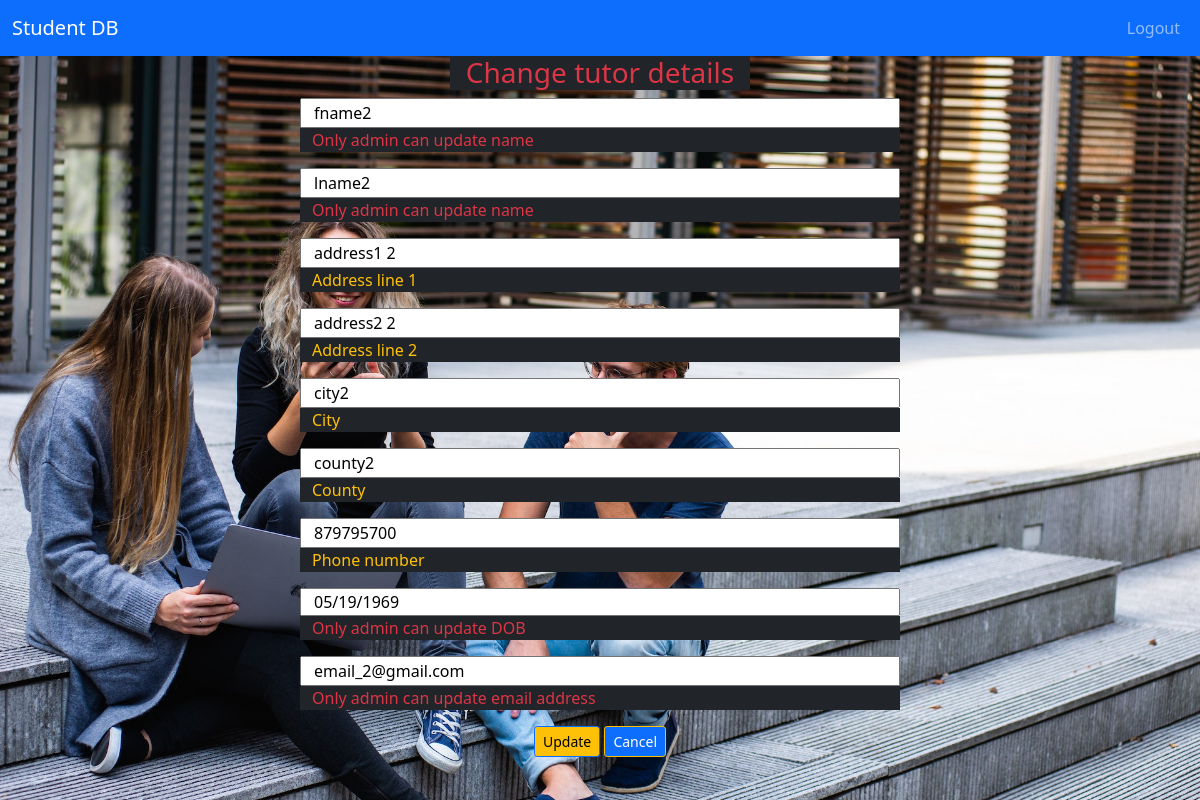
/update_tutor_profile/2 (signed in), run on an earlier commit of the app's database.
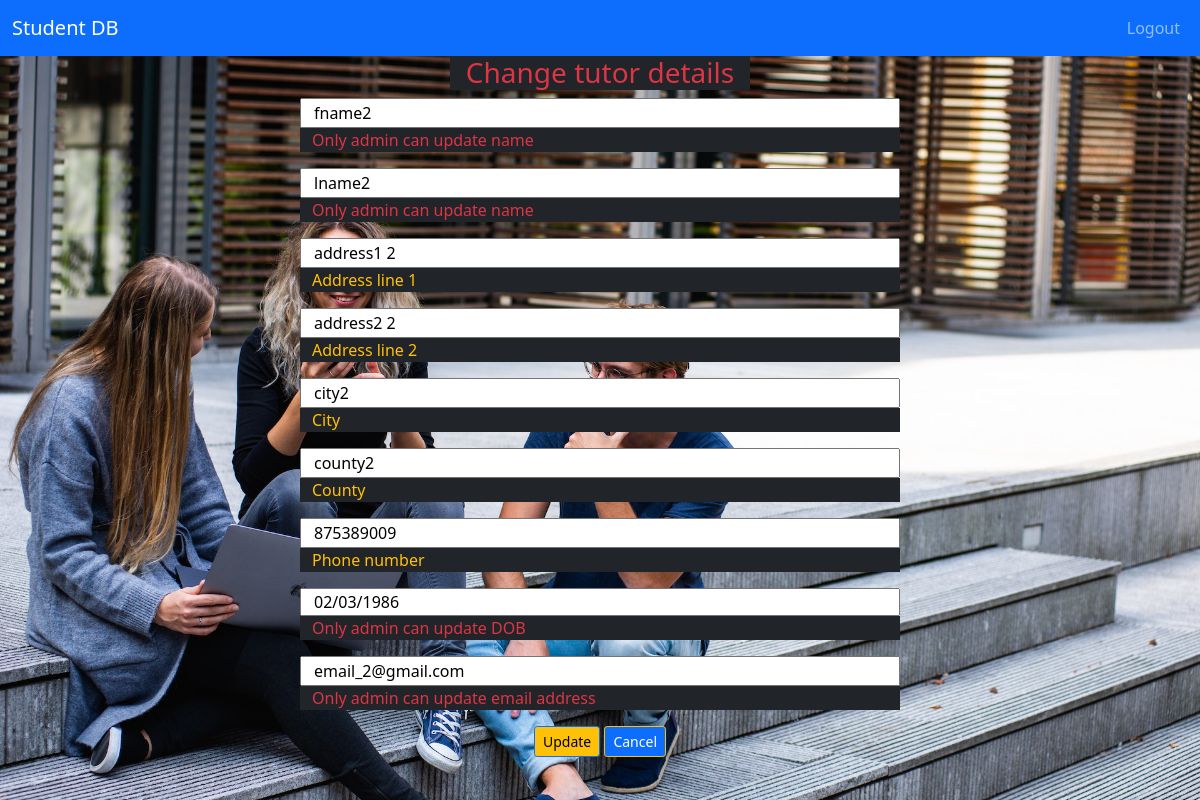
And on a later commit of the database.
### application/models.py (models this page shows, shortened)
class Tutors(db.Model):
    id = db.Column(db.Integer, primary_key=True)
    t_modules = db.relationship('Modules', cascade="all,delete", backref='tutors') # FK ref Modules
    tutor_fname = db.Column(db.String(30), nullable=False)
    tutor_lname = db.Column(db.String(30), nullable=False)
    tutor_address1 = db.Column(db.String(50), nullable=False)
    tutor_address2 = db.Column(db.String(50), nullable=False)
    tutor_city = db.Column(db.String(30), nullable=False)
    tutor_county = db.Column(db.String(30), nullable=False)
    tutor_phone = db.Column(db.String(20), nullable=False)
    tutor_DOB = db.Column(db.Date, nullable=False)
    tutor_email = db.Column(db.String(50), nullable=False)
    tutor_password_ff = db.Column(db.String(50), nullable=False)
    authority_lvl = db.Column(db.Integer, nullable=False)

### application/routes.py (the view, shortened to what this page needs)
@app.route("/update_tutor_profile/<int:tutor_id>", methods=["GET", "POST"])
def update_tutor_profile(tutor_id):
    if session['user_email']:
        form = TutorForm()
        tutor = Tutors.query.filter_by(id=tutor_id).first()
    return render_template("update_tutor_profile.html", form=form, tutor=tutor)

### templates/update_tutor_profile.html (shortened to what the changed rows need)
{% extends "base.html" %}
{% block content %}
    <div class="row m-auto w-50">
        <div class="">
            <div class="">
                <div class="row">
                    <form class="" method="POST" action="{{ url_for('update_tutor_profile', tutor_id=tutor.id) }}">
                        <div class="row">
                            {% if session['user_email'] == "admin@admin.com" %}
                            {{ form.tutor_fname(class="form-input small-input", value=tutor.tutor_fname) }}
                            <span class="text-warning bg-dark">Forename</span>
                            {% else %}
                            {{ form.tutor_fname(readonly=true, class="form-input small-input", value=tutor.tutor_fname) }}
                            <span class="text-danger bg-dark">Only admin can update name</span>
                            {% endif %}
                        </div>
                        <div class="row">
                            {% if session['user_email'] == "admin@admin.com" %}
                            {{ form.tutor_lname(class="form-input small-input", value=tutor.tutor_lname) }}
                            <span class="text-warning bg-dark">Surname</span>
                            {% else %}
                            {{ form.tutor_lname(readonly=true, class="form-input small-input", value=tutor.tutor_lname) }}
                            <span class="text-danger bg-dark">Only admin can update name</span>
                            {% endif %}
                        </div>
                        <div class="row">
                            {{ form.tutor_address1(class="form-input small-input", value=tutor.tutor_address1) }}
                            <span class="text-warning bg-dark">Address line 1</span>
                        </div>
                        <div class="row">
                        {{ form.tutor_address2(class="form-input small-input", value=tutor.tutor_address2) }}
                        <span class="text-warning bg-dark">Address line 2</span>
                        </div>
                        <div class="row">
                            {{ form.tutor_city(class="form-input small-input", value=tutor.tutor_city) }}
                            <span class="text-warning bg-dark">City</span>
                        </div>
                        <div class="row">
                            {{ form.tutor_county(class="form-input small-input", value=tutor.tutor_county) }}
                            <span class="text-warning bg-dark">County</span>
                        </div>
                        <div class="row">
                            {{ form.tutor_phone(class="form-input small-input", value=tutor.tutor_phone) }}
                            <span class="text-warning bg-dark">Phone number</span>
                        </div>
                        <div class="row">
                            {% if session['user_email'] == "admin@admin.com" %}
                            {{ form.tutor_DOB(class="form-input small-input", value=tutor.tutor_DOB) }}
                            <span class="text-warning bg-dark">Date of birth</span>
                            {% else %}
                            {{ form.tutor_DOB(readonly=true, class="form-input small-input", value=tutor.tutor_DOB) }}
                            <span class="text-danger bg-dark">Only admin can update DOB</span>
                            {% endif %}
                        </div>
                        <div class="row">
                            {% if session['user_email'] == "admin@admin.com" %}
                            {{ form.tutor_email(class="form-input small-input", value=tutor.tutor_email) }}
                            <span class="text-warning bg-dark">Email address</span>
                            {% else %}
                            {{ form.tutor_email(readonly=true, class="form-input small-input", value=tutor.tutor_email) }}
                            <span class="text-danger bg-dark">Only admin can update email address</span>
                            {% endif %}
                        </div>
                    </form>
                </div>
            </div>
        </div>
    </div>
{% endblock %}

What changed in the data, as far as the page shows it:
changed Tutors "fname2": tutor_phone "879795700" → "875389009"; tutor_DOB "05/19/1969" → "02/03/1986"
